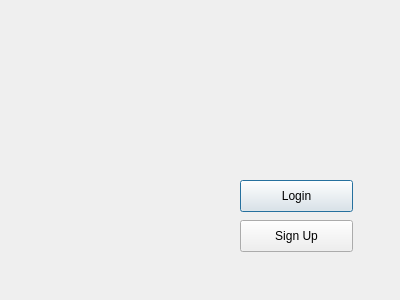
<?xml version="1.0" encoding="UTF-8"?>
<ui version="4.0">
 <class>Login</class>
 <widget class="QDialog" name="Login">
  <property name="geometry">
   <rect>
    <x>0</x>
    <y>0</y>
    <width>400</width>
    <height>300</height>
   </rect>
  </property>
  <property name="windowTitle">
   <string>Dialog</string>
  </property>
  <widget class="QPushButton" name="pushButton_Login">
   <property name="geometry">
    <rect>
     <x>240</x>
     <y>180</y>
     <width>113</width>
     <height>32</height>
    </rect>
   </property>
   <property name="text">
    <string>Login</string>
   </property>
  </widget>
  <widget class="QPushButton" name="pushButton_signup">
   <property name="geometry">
    <rect>
     <x>240</x>
     <y>220</y>
     <width>113</width>
     <height>32</height>
    </rect>
   </property>
   <property name="text">
    <string>Sign Up</string>
   </property>
  </widget>
 </widget>
 <resources/>
 <connections/>
</ui>
